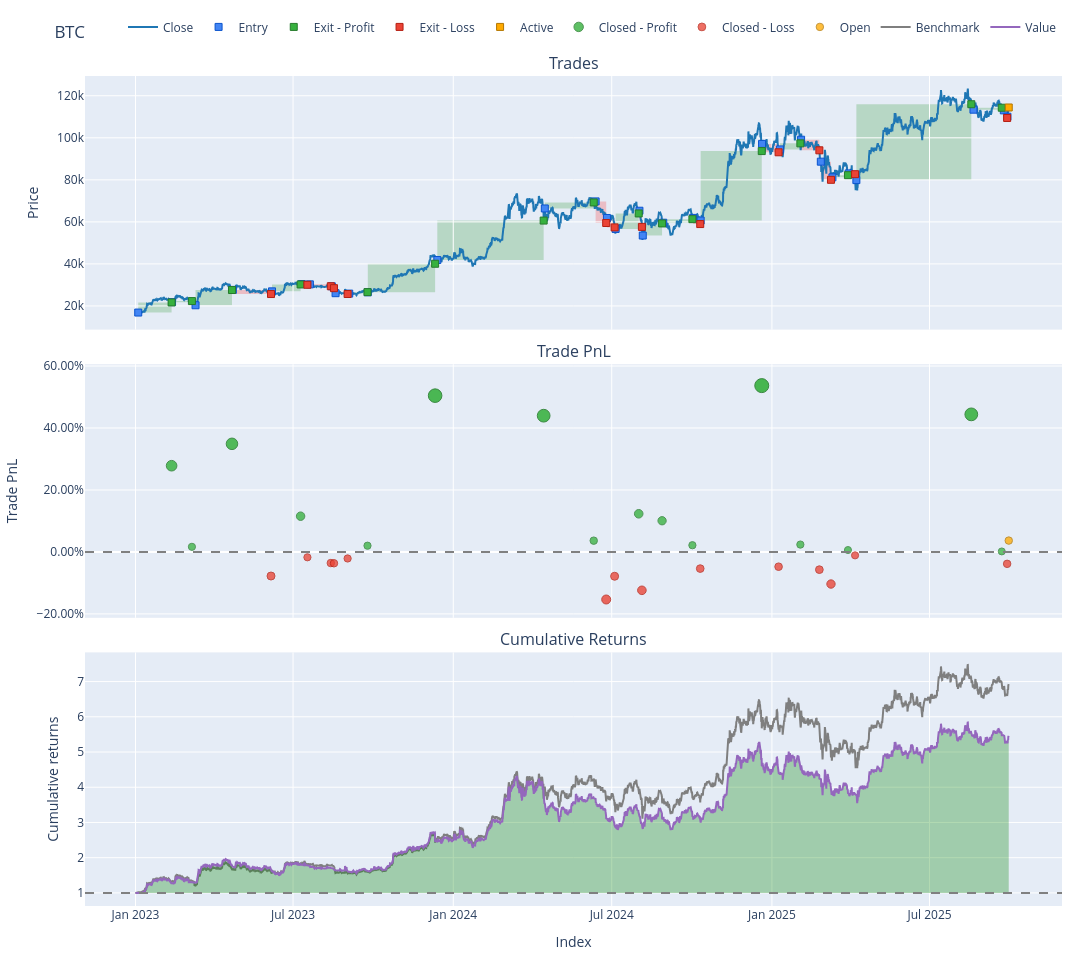

Here is the notebook cell this chart was saved with:
### Code cell
print(tabulate(params.items(), headers=["Parameter", "Value"]))
entries, exits, stop_df, price_for_orders = calc_signals(close=close,
                                                         high=high,
                                                         low=low,
                                                         open_=open,
                                                         **params,
                                                         )
pf = vbt.Portfolio.from_signals(
    close=price_for_orders,
    entries=entries,
    exits=exits,
    init_cash=start_equity,
    fees=transaction_fee,
    slippage=0.0002
)

symbols_pf = [symbol_pf for _, symbol_pf in pf.wrapper.columns]

for symbol in symbols:
    symbol_pf_index = symbols_pf.index(symbol)
    one_pf = pf[pf.wrapper.columns[symbol_pf_index]]
    one_pf.plot(subplots=['trades', 'trade_pnl', 'cum_returns'], width=1200, title=f'{symbol}').show()

### Figure 1 — Plotly figure (JSON) as saved in the notebook; plotly's stock layout.template omitted (floating-point values rounded to 4 significant figures; data arrays with more than 128 entries replaced by an {"elided": "..."} marker saying what was removed)
{"data": [{"line": {"color": "#1f77b4"}, "name": "Close", "showlegend": true, "x": {"elided": "6019 str values"}, "type": "scatter", "uid": "3c376899-2651-43f8-9d8c-1429ab8d867e", "xaxis": "x", "yaxis": "y", "y": {"elided": "6019 float values"}, "legendgroup": "0"}, {"customdata": {"elided": "31x5 mixed values"}, "hovertemplate": "Exit Trade Id: %{customdata[0]}<br>Position Id: %{customdata[1]}<br>Size: %{customdata[2]:.6f}<br>Entry Timestamp: %{x}<br>Avg Entry Price: %{y}<br>Entry Fees: %{customdata[3]:.6f}<br>Direction: %{customdata[4]}", "marker": {"color": "#4285F4", "line": {"color": "rgb(11,84,205)", "width": 1}, "size": 7, "symbol": "square"}, "mode": "markers", "name": "Entry", "x": ["2023-01-04T04:00:00+00:00", "2023-02-12T00:00:00+00:00", "2023-03-11T00:00:00+00:00", "2023-04-22T20:00:00+00:00", "2023-06-06T20:00:00+00:00", "2023-07-11T00:00:00+00:00", "2023-07-20T08:00:00+00:00", "2023-08-14T12:00:00+00:00", "2023-08-18T20:00:00+00:00", "2023-09-03T12:00:00+00:00", "2023-09-24T20:00:00+00:00", "2023-12-13T16:00:00+00:00", "2024-04-15T04:00:00+00:00", "2024-06-12T12:00:00+00:00", "2024-06-25T12:00:00+00:00", "2024-07-05T12:00:00+00:00", "2024-08-01T20:00:00+00:00", "2024-08-05T16:00:00+00:00", "2024-08-29T04:00:00+00:00", "2024-10-02T12:00:00+00:00", "2024-10-11T04:00:00+00:00", "2024-12-20T16:00:00+00:00", "2025-01-10T04:00:00+00:00", "2025-02-03T12:00:00+00:00", "2025-02-26T04:00:00+00:00", "2025-03-11T12:00:00+00:00", "2025-03-30T04:00:00+00:00", "2025-04-08T00:00:00+00:00", "2025-08-20T12:00:00+00:00", "2025-09-24T08:00:00+00:00", "2025-09-28T12:00:00+00:00"], "y": [16860.0, 21820.0, 20340.0, 27650.0, 26940.0, 30410.0, 30280.0, 29350.0, 26070.0, 25880.0, 26510.0, 41880.0, 66390.0, 69760.0, 61850.0, 56640.0, 65310.0, 53510.0, 59610.0, 61900.0, 60640.0, 97110.0, 94490.0, 99090.0, 88650.0, 81200.0, 83080.0, 79880.0, 113400.0, 113100.0, 110000.0], "type": "scatter", "uid": "93ed930e-934c-46de-9503-c4da503a6833", "xaxis": "x", "yaxis": "y", "legendgroup": "1"}, {"customdata": [[0, 0, 0.05911, 4.165, 277.4, 0.2783, "Long", "38 days 08:00:00"], [1, 1, 0.05834, 4.234, 21.11, 0.01658, "Long", "22 days 20:00:00"], [2, 2, 0.06365, 5.707, 451.7, 0.349, "Long", "41 days 20:00:00"], [4, 4, 0.05974, 5.871, 185.8, 0.1155, "Long", "32 days 20:00:00"], [9, 9, 0.06199, 5.354, 32.41, 0.0202, "Long", "21 days 00:00:00"], [10, 10, 0.06175, 8.046, 825.6, 0.5044, "Long", "77 days 08:00:00"], [11, 11, 0.05874, 11.57, 1082.0, 0.4397, "Long", "122 days 04:00:00"], [12, 12, 0.05329, 11.99, 129.1, 0.03648, "Long", "56 days 04:00:00"], [15, 15, 0.05054, 10.52, 352.7, 0.1232, "Long", "26 days 12:00:00"], [17, 17, 0.05266, 10.14, 283.8, 0.1007, "Long", "22 days 04:00:00"], [18, 18, 0.05202, 10.36, 67.36, 0.02172, "Long", "33 days 12:00:00"], [20, 20, 0.04944, 15.05, 1609.0, 0.5368, "Long", "70 days 04:00:00"], [22, 22, 0.0464, 14.68, 104.4, 0.02382, "Long", "23 days 12:00:00"], [25, 25, 0.04675, 12.49, 23.6, 0.006216, "Long", "17 days 20:00:00"], [27, 27, 0.04729, 17.83, 1677.0, 0.444, "Long", "132 days 00:00:00"], [28, 28, 0.04806, 17.86, 9.447, 0.001734, "Long", "32 days 12:00:00"]], "hovertemplate": "Exit Trade Id: %{customdata[0]}<br>Position Id: %{customdata[1]}<br>Size: %{customdata[2]:.6f}<br>Exit Timestamp: %{x}<br>Avg Exit Price: %{y}<br>Exit Fees: %{customdata[3]:.6f}<br>PnL: %{customdata[4]:.6f}<br>Return: %{customdata[5]:.2%}<br>Direction: %{customdata[6]}<br>Duration: %{customdata[7]}", "marker": {"color": "#37B13F", "line": {"color": "rgb(38,123,44)", "width": 1}, "size": 7, "symbol": "square"}, "mode": "markers", "name": "Exit - Profit", "x": ["2023-02-11T12:00:00+00:00", "2023-03-06T20:00:00+00:00", "2023-04-21T20:00:00+00:00", "2023-07-09T16:00:00+00:00", "2023-09-24T12:00:00+00:00", "2023-12-11T04:00:00+00:00", "2024-04-13T20:00:00+00:00", "2024-06-10T08:00:00+00:00", "2024-08-01T00:00:00+00:00", "2024-08-27T20:00:00+00:00", "2024-10-01T16:00:00+00:00", "2024-12-20T08:00:00+00:00", "2025-02-02T16:00:00+00:00", "2025-03-29T08:00:00+00:00", "2025-08-18T00:00:00+00:00", "2025-09-22T00:00:00+00:00"], "y": [21680.0, 22330.0, 27590.0, 30240.0, 26580.0, 40090.0, 60620.0, 69250.0, 64010.0, 59260.0, 61300.0, 93690.0, 97360.0, 82240.0, 116000.0, 114300.0], "type": "scatter", "uid": "367e7a76-831b-471f-95c5-9ca22c525885", "xaxis": "x", "yaxis": "y", "legendgroup": "2"}, {"customdata": [[3, 3, 0.0631, 5.265, -135.5, -0.07767, "Long", "43 days 20:00:00"], [5, 5, 0.05902, 5.77, -30.97, -0.01726, "Long", "6 days 12:00:00"], [6, 6, 0.05826, 5.564, -63.2, -0.03583, "Long", "24 days 00:00:00"], [7, 7, 0.05795, 5.361, -62.14, -0.03653, "Long", "2 days 12:00:00"], [8, 8, 0.06286, 5.248, -34.57, -0.02109, "Long", "13 days 20:00:00"], [13, 13, 0.05256, 10.16, -562.6, -0.1535, "Long", "12 days 04:00:00"], [14, 14, 0.05021, 9.365, -243.4, -0.07839, "Long", "8 days 20:00:00"], [16, 16, 0.04922, 9.217, -398.0, -0.1238, "Long", "2 days 20:00:00"], [19, 19, 0.05118, 9.808, -170.2, -0.05372, "Long", "8 days 04:00:00"], [21, 21, 0.04739, 14.34, -218.8, -0.04755, "Long", "19 days 00:00:00"], [23, 23, 0.04529, 13.85, -256.5, -0.05715, "Long", "21 days 00:00:00"], [24, 24, 0.04774, 12.42, -438.1, -0.1035, "Long", "11 days 16:00:00"], [26, 26, 0.04597, 12.36, -42.03, -0.011, "Long", "7 days 08:00:00"], [29, 29, 0.04828, 17.17, -209.5, -0.03837, "Long", "3 days 20:00:00"]], "hovertemplate": "Exit Trade Id: %{customdata[0]}<br>Position Id: %{customdata[1]}<br>Size: %{customdata[2]:.6f}<br>Exit Timestamp: %{x}<br>Avg Exit Price: %{y}<br>Exit Fees: %{customdata[3]:.6f}<br>PnL: %{customdata[4]:.6f}<br>Return: %{customdata[5]:.2%}<br>Direction: %{customdata[6]}<br>Duration: %{customdata[7]}", "marker": {"color": "#EA4335", "line": {"color": "rgb(181,31,18)", "width": 1}, "size": 7, "symbol": "square"}, "mode": "markers", "name": "Exit - Loss", "x": ["2023-06-05T16:00:00+00:00", "2023-07-17T12:00:00+00:00", "2023-08-13T08:00:00+00:00", "2023-08-17T00:00:00+00:00", "2023-09-01T16:00:00+00:00", "2024-06-24T16:00:00+00:00", "2024-07-04T08:00:00+00:00", "2024-08-04T16:00:00+00:00", "2024-10-10T16:00:00+00:00", "2025-01-08T16:00:00+00:00", "2025-02-24T12:00:00+00:00", "2025-03-09T20:00:00+00:00", "2025-04-06T12:00:00+00:00", "2025-09-28T04:00:00+00:00"], "y": [25670.0, 30080.0, 29390.0, 28460.0, 25690.0, 59480.0, 57390.0, 57630.0, 58970.0, 93110.0, 94050.0, 80020.0, 82700.0, 109400.0], "type": "scatter", "uid": "3ffb6147-fce7-4396-a740-07cc6933edcf", "xaxis": "x", "yaxis": "y", "legendgroup": "3"}, {"customdata": [[30, 30, 0.04771, 0.0, 192.8, 0.03672, "Long", "1 days 16:00:00"]], "hovertemplate": "Exit Trade Id: %{customdata[0]}<br>Position Id: %{customdata[1]}<br>Size: %{customdata[2]:.6f}<br>Exit Timestamp: %{x}<br>Avg Exit Price: %{y}<br>Exit Fees: %{customdata[3]:.6f}<br>PnL: %{customdata[4]:.6f}<br>Return: %{customdata[5]:.2%}<br>Direction: %{customdata[6]}<br>Duration: %{customdata[7]}", "marker": {"color": "#FFAA00", "line": {"color": "rgb(178,118,0)", "width": 1}, "size": 7, "symbol": "square"}, "mode": "markers", "name": "Active", "x": ["2025-09-30T00:00:00+00:00"], "y": [114400.0], "type": "scatter", "uid": "720fb38b-a625-4df5-8356-b667e8ed411a", "xaxis": "x", "yaxis": "y", "legendgroup": "4"}, {"customdata": [[0.0, 0.0, 277.4, 0.2783], [1.0, 1.0, 21.11, 0.01658], [2.0, 2.0, 451.7, 0.349], [4.0, 4.0, 185.8, 0.1155], [9.0, 9.0, 32.41, 0.0202], [10.0, 10.0, 825.6, 0.5044], [11.0, 11.0, 1082.0, 0.4397], [12.0, 12.0, 129.1, 0.03648], [15.0, 15.0, 352.7, 0.1232], [17.0, 17.0, 283.8, 0.1007], [18.0, 18.0, 67.36, 0.02172], [20.0, 20.0, 1609.0, 0.5368], [22.0, 22.0, 104.4, 0.02382], [25.0, 25.0, 23.6, 0.006216], [27.0, 27.0, 1677.0, 0.444], [28.0, 28.0, 9.447, 0.001734]], "hovertemplate": "Exit Trade Id: %{customdata[0]}<br>Position Id: %{customdata[1]}<br>Exit Timestamp: %{x}<br>PnL: %{customdata[2]:.6f}<br>Return: %{customdata[3]:.2%}", "marker": {"color": "#37B13F", "line": {"color": "rgb(38,123,44)", "width": 1}, "opacity": [0.8275, 0.7542, 0.8473, 0.7819, 0.7552, 0.8909, 0.8728, 0.7597, 0.7841, 0.7777, 0.7556, 0.9, 0.7562, 0.7513, 0.874, 0.75], "size": [10.62, 7.194, 11.54, 8.488, 7.242, 13.58, 12.73, 7.455, 8.589, 8.295, 7.262, 14.0, 7.289, 7.059, 12.79, 7.0], "symbol": "circle"}, "mode": "markers", "name": "Closed - Profit", "x": ["2023-02-11T12:00:00+00:00", "2023-03-06T20:00:00+00:00", "2023-04-21T20:00:00+00:00", "2023-07-09T16:00:00+00:00", "2023-09-24T12:00:00+00:00", "2023-12-11T04:00:00+00:00", "2024-04-13T20:00:00+00:00", "2024-06-10T08:00:00+00:00", "2024-08-01T00:00:00+00:00", "2024-08-27T20:00:00+00:00", "2024-10-01T16:00:00+00:00", "2024-12-20T08:00:00+00:00", "2025-02-02T16:00:00+00:00", "2025-03-29T08:00:00+00:00", "2025-08-18T00:00:00+00:00", "2025-09-22T00:00:00+00:00"], "y": [0.2783, 0.01658, 0.349, 0.1155, 0.0202, 0.5044, 0.4397, 0.03648, 0.1232, 0.1007, 0.02172, 0.5368, 0.02382, 0.006216, 0.444, 0.001734], "type": "scatter", "uid": "9451cca6-ef8f-4af6-ae99-94ed6b435497", "xaxis": "x2", "yaxis": "y2", "legendgroup": "5"}, {"customdata": [[3.0, 3.0, -135.5, -0.07767], [5.0, 5.0, -30.97, -0.01726], [6.0, 6.0, -63.2, -0.03583], [7.0, 7.0, -62.14, -0.03653], [8.0, 8.0, -34.57, -0.02109], [13.0, 13.0, -562.6, -0.1535], [14.0, 14.0, -243.4, -0.07839], [16.0, 16.0, -398.0, -0.1238], [19.0, 19.0, -170.2, -0.05372], [21.0, 21.0, -218.8, -0.04755], [23.0, 23.0, -256.5, -0.05715], [24.0, 24.0, -438.1, -0.1035], [26.0, 26.0, -42.03, -0.011], [29.0, 29.0, -209.5, -0.03837]], "hovertemplate": "Exit Trade Id: %{customdata[0]}<br>Position Id: %{customdata[1]}<br>Exit Timestamp: %{x}<br>PnL: %{customdata[2]:.6f}<br>Return: %{customdata[3]:.2%}", "marker": {"color": "#EA4335", "line": {"color": "rgb(181,31,18)", "width": 1}, "opacity": [0.7713, 0.7544, 0.7596, 0.7598, 0.7554, 0.7925, 0.7715, 0.7842, 0.7646, 0.7628, 0.7655, 0.7785, 0.7526, 0.7603], "size": [7.993, 7.203, 7.446, 7.455, 7.253, 8.985, 8.003, 8.597, 7.68, 7.599, 7.725, 8.331, 7.121, 7.479], "symbol": "circle"}, "mode": "markers", "name": "Closed - Loss", "x": ["2023-06-05T16:00:00+00:00", "2023-07-17T12:00:00+00:00", "2023-08-13T08:00:00+00:00", "2023-08-17T00:00:00+00:00", "2023-09-01T16:00:00+00:00", "2024-06-24T16:00:00+00:00", "2024-07-04T08:00:00+00:00", "2024-08-04T16:00:00+00:00", "2024-10-10T16:00:00+00:00", "2025-01-08T16:00:00+00:00", "2025-02-24T12:00:00+00:00", "2025-03-09T20:00:00+00:00", "2025-04-06T12:00:00+00:00", "2025-09-28T04:00:00+00:00"], "y": [-0.07767, -0.01726, -0.03583, -0.03653, -0.02109, -0.1535, -0.07839, -0.1238, -0.05372, -0.04755, -0.05715, -0.1035, -0.011, -0.03837], "type": "scatter", "uid": "d6975fa5-2fca-4947-8c0f-2ec235c498f2", "xaxis": "x2", "yaxis": "y2", "legendgroup": "6"}, {"customdata": [[30.0, 30.0, 192.8, 0.03672]], "hovertemplate": "Exit Trade Id: %{customdata[0]}<br>Position Id: %{customdata[1]}<br>Exit Timestamp: %{x}<br>PnL: %{customdata[2]:.6f}<br>Return: %{customdata[3]:.2%}", "marker": {"color": "#FFAA00", "line": {"color": "rgb(178,118,0)", "width": 1}, "opacity": [0.7598], "size": [7.458], "symbol": "circle"}, "mode": "markers", "name": "Open", "x": ["2025-09-30T00:00:00+00:00"], "y": [0.03672], "type": "scatter", "uid": "67db7ee9-ecc3-4ea2-b7a7-ab20f882ab96", "xaxis": "x2", "yaxis": "y2", "legendgroup": "7"}, {"line": {"color": "#7f7f7f"}, "name": "Benchmark", "showlegend": true, "x": {"elided": "6019 str values"}, "type": "scatter", "uid": "5ed929e0-f25c-4de6-af13-e3976edd6b01", "xaxis": "x3", "yaxis": "y3", "y": {"elided": "6019 float values"}, "legendgroup": "8"}, {"hoverinfo": "skip", "line": {"color": "rgba(0, 0, 0, 0)", "width": 0}, "opacity": 0, "showlegend": false, "x": {"elided": "6019 str values"}, "type": "scatter", "uid": "5bd4f9b0-8921-4264-b4c0-1c19e277630f", "xaxis": "x3", "yaxis": "y3", "y": {"elided": "6019 int values"}, "legendgroup": "9"}, {"connectgaps": false, "fill": "tonexty", "fillcolor": "rgba(0, 128, 0, 0.3)", "hoverinfo": "skip", "line": {"color": "rgba(0, 0, 0, 0)", "width": 0}, "opacity": 0, "showlegend": false, "x": {"elided": "6019 str values"}, "type": "scatter", "uid": "2e1c2604-866a-40f7-84bf-cf66dd17732c", "xaxis": "x3", "yaxis": "y3", "y": {"elided": "6019 float values"}, "legendgroup": "9"}, {"hoverinfo": "skip", "line": {"color": "rgba(0, 0, 0, 0)", "width": 0}, "opacity": 0, "showlegend": false, "x": {"elided": "6019 str values"}, "type": "scatter", "uid": "bc5a0b02-1ac5-4c2b-a130-cec2ab4f5281", "xaxis": "x3", "yaxis": "y3", "y": {"elided": "6019 int values"}, "legendgroup": "9"}, {"connectgaps": false, "fill": "tonexty", "fillcolor": "rgba(255, 0, 0, 0.3)", "hoverinfo": "skip", "line": {"color": "rgba(0, 0, 0, 0)", "width": 0}, "opacity": 0, "showlegend": false, "x": {"elided": "6019 str values"}, "type": "scatter", "uid": "62bac5c2-9e62-4376-8e44-930298027e08", "xaxis": "x3", "yaxis": "y3", "y": {"elided": "6019 float values"}, "legendgroup": "9"}, {"line": {"color": "#9467bd"}, "name": "Value", "showlegend": true, "x": {"elided": "6019 str values"}, "type": "scatter", "uid": "96f8eb48-ad26-4b8f-b957-7c36c468e572", "xaxis": "x3", "yaxis": "y3", "y": {"elided": "6019 float values"}, "legendgroup": "10"}, {"hoverinfo": "skip", "line": {"color": "rgba(0, 0, 0, 0)", "width": 0}, "opacity": 0.0, "showlegend": false, "x": {"elided": "6019 str values"}, "type": "scatter", "uid": "1947575e-1861-40fd-9344-47de3bf28299", "xaxis": "x3", "yaxis": "y3", "y": {"elided": "6019 int values"}, "legendgroup": "9"}], "layout": {"annotations": [{"font": {"size": 16}, "showarrow": false, "text": "Trades", "x": 0.5, "xanchor": "center", "xref": "paper", "y": 1.0, "yanchor": "bottom", "yref": "paper"}, {"font": {"size": 16}, "showarrow": false, "text": "Trade PnL", "x": 0.5, "xanchor": "center", "xref": "paper", "y": 0.6528, "yanchor": "bottom", "yref": "paper"}, {"font": {"size": 16}, "showarrow": false, "text": "Cumulative Returns", "x": 0.5, "xanchor": "center", "xref": "paper", "y": 0.3056, "yanchor": "bottom", "yref": "paper"}], "xaxis": {"anchor": "y", "domain": [0.0, 1.0], "matches": "x3", "showticklabels": false}, "yaxis": {"anchor": "x", "domain": [0.6944, 1.0], "title": {"text": "Price"}}, "xaxis2": {"anchor": "y2", "domain": [0.0, 1.0], "matches": "x3", "showticklabels": false}, "yaxis2": {"anchor": "x2", "domain": [0.3472, 0.6528], "tickformat": ".2%", "title": {"text": "Trade PnL"}}, "xaxis3": {"anchor": "y3", "domain": [0.0, 1.0], "title": {"text": "Index"}}, "yaxis3": {"anchor": "x3", "domain": [0.0, 0.3056], "title": {"text": "Cumulative returns"}}, "margin": {"t": 30, "b": 30, "l": 30, "r": 30}, "legend": {"orientation": "h", "yanchor": "bottom", "y": 1.042, "xanchor": "right", "x": 1, "traceorder": "normal"}, "width": 1200, "height": 960, "showlegend": true, "title": {"text": "BTC"}, "shapes": [{"fillcolor": "green", "layer": "below", "line": {"width": 0}, "opacity": 0.2, "type": "rect", "x0": "2023-01-04T04:00:00+00:00", "x1": "2023-02-11T12:00:00+00:00", "xref": "x", "y0": 16860.0, "y1": 21680.0, "yref": "y"}, {"fillcolor": "green", "layer": "below", "line": {"width": 0}, "opacity": 0.2, "type": "rect", "x0": "2023-02-12T00:00:00+00:00", "x1": "2023-03-06T20:00:00+00:00", "xref": "x", "y0": 21820.0, "y1": 22330.0, "yref": "y"}, {"fillcolor": "green", "layer": "below", "line": {"width": 0}, "opacity": 0.2, "type": "rect", "x0": "2023-03-11T00:00:00+00:00", "x1": "2023-04-21T20:00:00+00:00", "xref": "x", "y0": 20340.0, "y1": 27590.0, "yref": "y"}, {"fillcolor": "green", "layer": "below", "line": {"width": 0}, "opacity": 0.2, "type": "rect", "x0": "2023-06-06T20:00:00+00:00", "x1": "2023-07-09T16:00:00+00:00", "xref": "x", "y0": 26940.0, "y1": 30240.0, "yref": "y"}, {"fillcolor": "green", "layer": "below", "line": {"width": 0}, "opacity": 0.2, "type": "rect", "x0": "2023-09-03T12:00:00+00:00", "x1": "2023-09-24T12:00:00+00:00", "xref": "x", "y0": 25880.0, "y1": 26580.0, "yref": "y"}, {"fillcolor": "green", "layer": "below", "line": {"width": 0}, "opacity": 0.2, "type": "rect", "x0": "2023-09-24T20:00:00+00:00", "x1": "2023-12-11T04:00:00+00:00", "xref": "x", "y0": 26510.0, "y1": 40090.0, "yref": "y"}, {"fillcolor": "green", "layer": "below", "line": {"width": 0}, "opacity": 0.2, "type": "rect", "x0": "2023-12-13T16:00:00+00:00", "x1": "2024-04-13T20:00:00+00:00", "xref": "x", "y0": 41880.0, "y1": 60620.0, "yref": "y"}, {"fillcolor": "green", "layer": "below", "line": {"width": 0}, "opacity": 0.2, "type": "rect", "x0": "2024-04-15T04:00:00+00:00", "x1": "2024-06-10T08:00:00+00:00", "xref": "x", "y0": 66390.0, "y1": 69250.0, "yref": "y"}, {"fillcolor": "green", "layer": "below", "line": {"width": 0}, "opacity": 0.2, "type": "rect", "x0": "2024-07-05T12:00:00+00:00", "x1": "2024-08-01T00:00:00+00:00", "xref": "x", "y0": 56640.0, "y1": 64010.0, "yref": "y"}, {"fillcolor": "green", "layer": "below", "line": {"width": 0}, "opacity": 0.2, "type": "rect", "x0": "2024-08-05T16:00:00+00:00", "x1": "2024-08-27T20:00:00+00:00", "xref": "x", "y0": 53510.0, "y1": 59260.0, "yref": "y"}, {"fillcolor": "green", "layer": "below", "line": {"width": 0}, "opacity": 0.2, "type": "rect", "x0": "2024-08-29T04:00:00+00:00", "x1": "2024-10-01T16:00:00+00:00", "xref": "x", "y0": 59610.0, "y1": 61300.0, "yref": "y"}, {"fillcolor": "green", "layer": "below", "line": {"width": 0}, "opacity": 0.2, "type": "rect", "x0": "2024-10-11T04:00:00+00:00", "x1": "2024-12-20T08:00:00+00:00", "xref": "x", "y0": 60640.0, "y1": 93690.0, "yref": "y"}, {"fillcolor": "green", "layer": "below", "line": {"width": 0}, "opacity": 0.2, "type": "rect", "x0": "2025-01-10T04:00:00+00:00", "x1": "2025-02-02T16:00:00+00:00", "xref": "x", "y0": 94490.0, "y1": 97360.0, "yref": "y"}, {"fillcolor": "green", "layer": "below", "line": {"width": 0}, "opacity": 0.2, "type": "rect", "x0": "2025-03-11T12:00:00+00:00", "x1": "2025-03-29T08:00:00+00:00", "xref": "x", "y0": 81200.0, "y1": 82240.0, "yref": "y"}, {"fillcolor": "green", "layer": "below", "line": {"width": 0}, "opacity": 0.2, "type": "rect", "x0": "2025-04-08T00:00:00+00:00", "x1": "2025-08-18T00:00:00+00:00", "xref": "x", "y0": 79880.0, "y1": 116000.0, "yref": "y"}, {"fillcolor": "green", "layer": "below", "line": {"width": 0}, "opacity": 0.2, "type": "rect", "x0": "2025-08-20T12:00:00+00:00", "x1": "2025-09-22T00:00:00+00:00", "xref": "x", "y0": 113400.0, "y1": 114300.0, "yref": "y"}, {"fillcolor": "green", "layer": "below", "line": {"width": 0}, "opacity": 0.2, "type": "rect", "x0": "2025-09-28T12:00:00+00:00", "x1": "2025-09-30T00:00:00+00:00", "xref": "x", "y0": 110000.0, "y1": 114400.0, "yref": "y"}, {"fillcolor": "red", "layer": "below", "line": {"width": 0}, "opacity": 0.2, "type": "rect", "x0": "2023-04-22T20:00:00+00:00", "x1": "2023-06-05T16:00:00+00:00", "xref": "x", "y0": 27650.0, "y1": 25670.0, "yref": "y"}, {"fillcolor": "red", "layer": "below", "line": {"width": 0}, "opacity": 0.2, "type": "rect", "x0": "2023-07-11T00:00:00+00:00", "x1": "2023-07-17T12:00:00+00:00", "xref": "x", "y0": 30410.0, "y1": 30080.0, "yref": "y"}, {"fillcolor": "red", "layer": "below", "line": {"width": 0}, "opacity": 0.2, "type": "rect", "x0": "2023-07-20T08:00:00+00:00", "x1": "2023-08-13T08:00:00+00:00", "xref": "x", "y0": 30280.0, "y1": 29390.0, "yref": "y"}, {"fillcolor": "red", "layer": "below", "line": {"width": 0}, "opacity": 0.2, "type": "rect", "x0": "2023-08-14T12:00:00+00:00", "x1": "2023-08-17T00:00:00+00:00", "xref": "x", "y0": 29350.0, "y1": 28460.0, "yref": "y"}, {"fillcolor": "red", "layer": "below", "line": {"width": 0}, "opacity": 0.2, "type": "rect", "x0": "2023-08-18T20:00:00+00:00", "x1": "2023-09-01T16:00:00+00:00", "xref": "x", "y0": 26070.0, "y1": 25690.0, "yref": "y"}, {"fillcolor": "red", "layer": "below", "line": {"width": 0}, "opacity": 0.2, "type": "rect", "x0": "2024-06-12T12:00:00+00:00", "x1": "2024-06-24T16:00:00+00:00", "xref": "x", "y0": 69760.0, "y1": 59480.0, "yref": "y"}, {"fillcolor": "red", "layer": "below", "line": {"width": 0}, "opacity": 0.2, "type": "rect", "x0": "2024-06-25T12:00:00+00:00", "x1": "2024-07-04T08:00:00+00:00", "xref": "x", "y0": 61850.0, "y1": 57390.0, "yref": "y"}, {"fillcolor": "red", "layer": "below", "line": {"width": 0}, "opacity": 0.2, "type": "rect", "x0": "2024-08-01T20:00:00+00:00", "x1": "2024-08-04T16:00:00+00:00", "xref": "x", "y0": 65310.0, "y1": 57630.0, "yref": "y"}, {"fillcolor": "red", "layer": "below", "line": {"width": 0}, "opacity": 0.2, "type": "rect", "x0": "2024-10-02T12:00:00+00:00", "x1": "2024-10-10T16:00:00+00:00", "xref": "x", "y0": 61900.0, "y1": 58970.0, "yref": "y"}, {"fillcolor": "red", "layer": "below", "line": {"width": 0}, "opacity": 0.2, "type": "rect", "x0": "2024-12-20T16:00:00+00:00", "x1": "2025-01-08T16:00:00+00:00", "xref": "x", "y0": 97110.0, "y1": 93110.0, "yref": "y"}, {"fillcolor": "red", "layer": "below", "line": {"width": 0}, "opacity": 0.2, "type": "rect", "x0": "2025-02-03T12:00:00+00:00", "x1": "2025-02-24T12:00:00+00:00", "xref": "x", "y0": 99090.0, "y1": 94050.0, "yref": "y"}, {"fillcolor": "red", "layer": "below", "line": {"width": 0}, "opacity": 0.2, "type": "rect", "x0": "2025-02-26T04:00:00+00:00", "x1": "2025-03-09T20:00:00+00:00", "xref": "x", "y0": 88650.0, "y1": 80020.0, "yref": "y"}, {"fillcolor": "red", "layer": "below", "line": {"width": 0}, "opacity": 0.2, "type": "rect", "x0": "2025-03-30T04:00:00+00:00", "x1": "2025-04-06T12:00:00+00:00", "xref": "x", "y0": 83080.0, "y1": 82700.0, "yref": "y"}, {"fillcolor": "red", "layer": "below", "line": {"width": 0}, "opacity": 0.2, "type": "rect", "x0": "2025-09-24T08:00:00+00:00", "x1": "2025-09-28T04:00:00+00:00", "xref": "x", "y0": 113100.0, "y1": 109400.0, "yref": "y"}, {"line": {"color": "gray", "dash": "dash"}, "type": "line", "x0": 0.0, "x1": 1.0, "xref": "paper", "y0": 0, "y1": 0, "yref": "y2"}, {"line": {"color": "gray", "dash": "dash"}, "type": "line", "x0": 0.0, "x1": 1.0, "xref": "paper", "y0": 1, "y1": 1, "yref": "y3"}]}}
